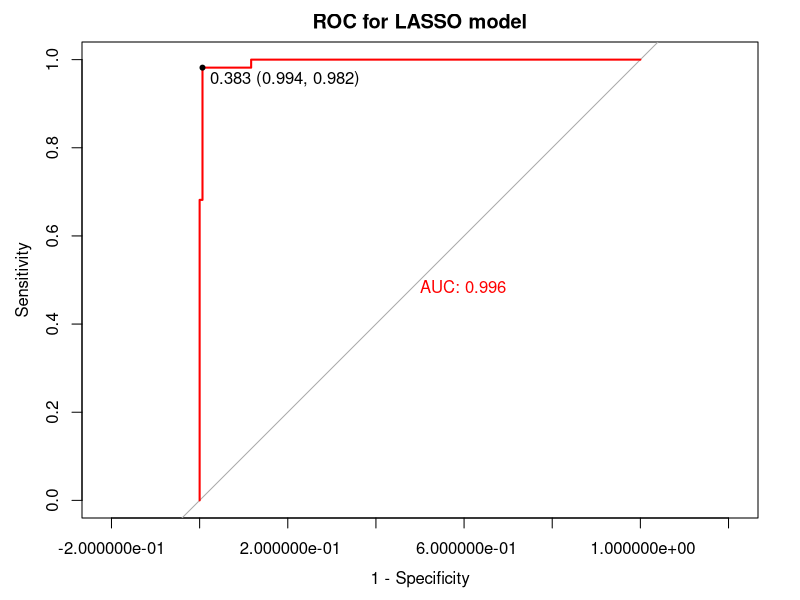

The R script that drew this image:
# load packages
library(glmnet)
library(pROC)

# input data
setwd("C:/data/LASSO")
data=read.csv("data.csv")
y=data$group

x=as.matrix(data[,3:dim(data)[2]])

# build LASSO model
lasso.fit <- glmnet(x, y, family="binomial", alpha=1)

# Find optimized lambda value
cv.fit <- cv.glmnet(x, y, family="binomial", alpha=1)
best.lambda <- cv.fit$lambda.min

# Train LASSO model
lasso.fit.best <- glmnet(x, y, family="binomial", alpha=1, lambda=best.lambda)

# Get the variable coefficient and write out
coef <- coef(lasso.fit.best)

write.csv(coef[,1],"coef_all.csv")

# Scan for non-zero variable coefficients and output
nonzero_coef <- names(which(coef[,best.lambda+1] != 0))

cat("non-zero variable：", nonzero_coef)

# caculate the AUC and ROC
lasso.probs <- predict(lasso.fit.best, newx=x, type="response")
roc <- roc(y, lasso.probs)
auc <- auc(roc)

# 输出ROC曲线和AUC值
plot(roc,col="red",
     legacy.axes = TRUE,
     smooth =TRUE,
     main="ROC for LASSO model",
     print.auc=T,
     thresholds="best", # based on youden index
     print.thres="best") # show the optimum threshold




